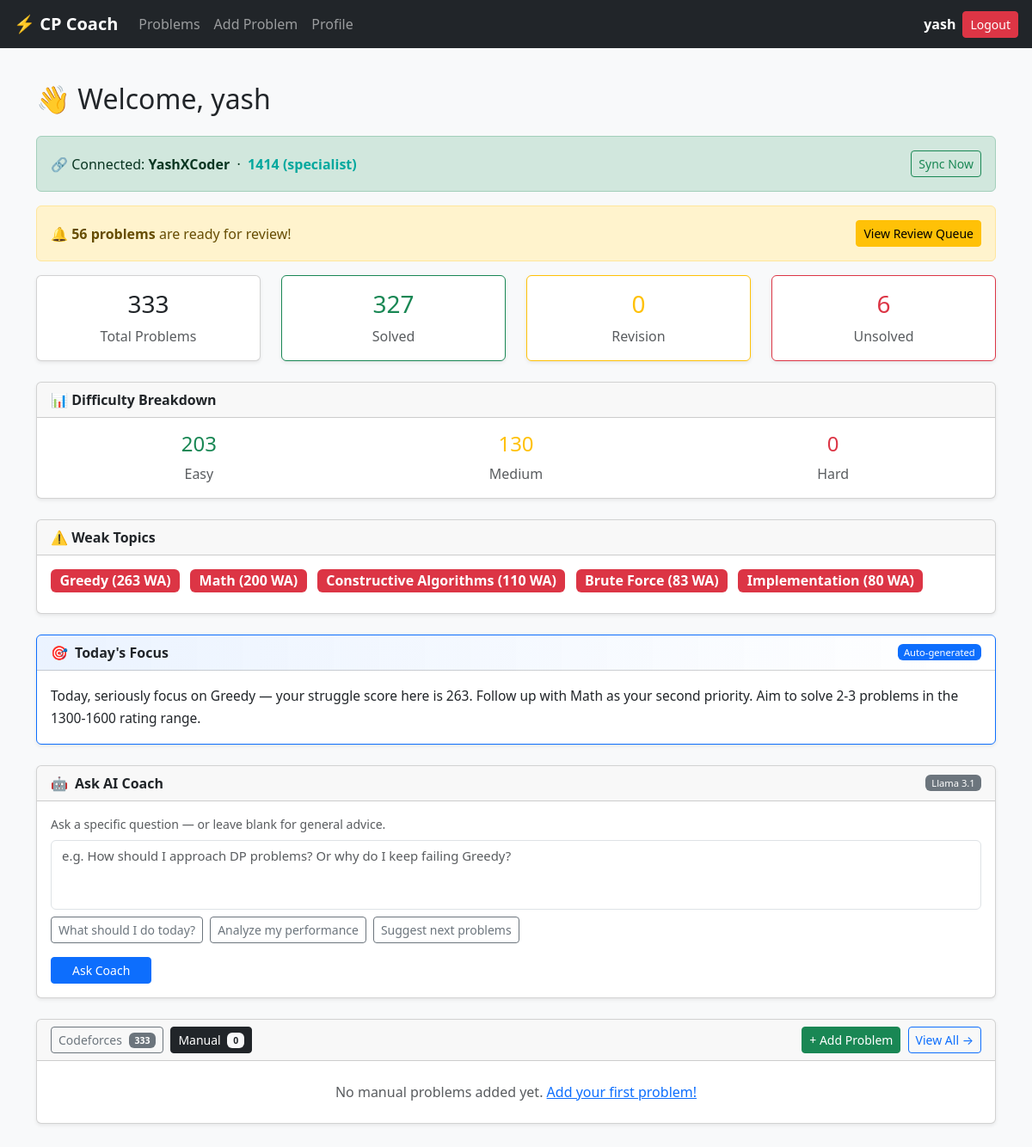
The app's page /?tab=manual (signed in) with its own data.
### core/models.py (models this page shows, shortened)
class UserProfile(models.Model):
    user = models.OneToOneField(User, on_delete=models.CASCADE, related_name='profile')
    cf_handle = models.CharField(max_length=100, blank=True)
    last_synced = models.DateTimeField(null=True, blank=True)
    last_cf_submission_id = models.BigIntegerField(null=True, blank=True)
    cf_rating = models.IntegerField(null=True, blank=True)
    cf_rank = models.CharField(max_length=50, blank=True)

class Topic(models.Model):
    name = models.CharField(max_length=100, unique=True)

### core/views/dashboard.py (the view)
# urls.py: path('', views.dashboard, name='dashboard'),
@login_required
def dashboard(request):
    user_problems = UserProblem.objects.filter(user=request.user)\
        .select_related('problem', 'problem__platform')\
        .prefetch_related('problem__topics')
    total = user_problems.count()
    solved = user_problems.filter(status='solved').count()
    revision = user_problems.filter(status='revision').count()
    unsolved = user_problems.filter(status='unsolved').count()
    easy = user_problems.filter(problem__difficulty='easy').count()
    medium = user_problems.filter(problem__difficulty='medium').count()
    hard = user_problems.filter(problem__difficulty='hard').count()
    weak_topics = get_weak_topics(user_problems)
    today_focus = get_rule_based_suggestion(weak_topics)  # rule-based, free
    recent = user_problems.order_by('-last_practiced')[:10]
    bell_count = user_problems.filter(review_priority__gt=50).count()
    profile = request.user.profile
    has_cf_handle = bool(profile.cf_handle)
    default_tab = 'cf' if has_cf_handle else 'manual'
    active_tab = request.GET.get('tab', default_tab)
    cf_problems = user_problems\
        .exclude(problem__platform__slug='manual')\
        .order_by('-last_practiced')[:10]
    manual_problems = user_problems\
        .filter(problem__platform__slug='manual')\
        .order_by('-last_practiced')
    cf_count = user_problems.exclude(problem__platform__slug='manual').count()
    manual_count = user_problems.filter(problem__platform__slug='manual').count()
    cf_color = get_cf_color(profile.cf_rank) if profile.cf_rank else None
    return render(request, 'core/dashboard.html', {
        'total': total,
        'solved': solved,
        'revision': revision,
        'unsolved': unsolved,
        'easy': easy,
        'medium': medium,
        'hard': hard,
        'weak_topics': weak_topics,
        'recent': recent,
        'bell_count': bell_count,
        'has_cf_handle': has_cf_handle,
        'profile': profile,
        'active_tab': active_tab,
        'cf_problems': cf_problems,
        'manual_problems': manual_problems,
        'cf_count': cf_count,
        'manual_count': manual_count,
        'cf_color': cf_color,
        'today_focus': today_focus,
    })

### core/cf_api.py (called while the page is built)
def get_cf_color(rank):
    if not rank:
        return "#000000"
    rank = rank.lower()
    if "legendary" in rank:
        return "#FF0000"
    elif "international" in rank and "grandmaster" in rank:
        return "#FF0000"
    elif "grandmaster" in rank:
        return "#FF0000"
    elif "international" in rank and "master" in rank:
        return "#FF8C00"
    elif "master" in rank:
        return "#FF8C00"
    elif "candidate" in rank:
        return "#AA00AA"
    elif "expert" in rank:
        return "#0000FF"
    elif "specialist" in rank:
        return "#03A89E"
    elif "pupil" in rank:
        return "#008000"
    else:
        return "#808080"  # newbie

### core/utils/ai_coach.py (called while the page is built)
def get_rule_based_suggestion(weak_topics):
    if not weak_topics:
        return None
    top = weak_topics[0]
    topic_name = top[0]
    score = top[1]
    second_line = ""
    if len(weak_topics) >= 2:
        second_line = f" Follow up with {weak_topics[1][0]} as your second priority."
    if score >= 10:
        intensity = "seriously focus on"
    elif score >= 5:
        intensity = "practice"
    else:
        intensity = "revisit"
    return (
        f"Today, {intensity} {topic_name} — your struggle score here is {score}."
        f"{second_line} "
        f"Aim to solve 2-3 problems in the 1300-1600 rating range."
    )

### core/utils/topics.py (called while the page is built)
def get_weak_topics(user_problems):
    topic_wrong_attempts = defaultdict(int)
    topic_problem_count = defaultdict(int)
    for up in user_problems.filter(status__in=['solved', 'revision']):
        for topic in up.problem.topics.all():
            topic_problem_count[topic.name] += 1
            topic_wrong_attempts[topic.name] += up.wrong_attempts
    weak = {
        topic: score
        for topic, score in topic_wrong_attempts.items()
        if topic_problem_count[topic] >= 2 and score > 0
    }
    return sorted(weak.items(), key=lambda x: x[1], reverse=True)[:5]

### core/templates/core/dashboard.html (shortened to what this page needs)
{% extends "base.html" %}
{% block content %}
<div class="container mt-4">
  <h2 class="mb-4">👋 Welcome, {{ user.username }}</h2>
  {% if has_cf_handle %}
    <div class="alert alert-success d-flex justify-content-between align-items-center">
      <span>🔗 Connected: <strong>{{ profile.cf_handle }}</strong>
        {% if profile.cf_rating %}
          &nbsp;·&nbsp;
          <strong style="color: {{ cf_color }}">
            {{ profile.cf_rating }} ({{ profile.cf_rank }})
          </strong>
        {% endif %}
      </span>
      <a href="{% url 'profile' %}" class="btn btn-sm btn-outline-success">Sync Now</a>
    </div>
  {% else %}
    <div class="alert alert-warning">
      ⚠️ Codeforces handle not connected —
      <a href="{% url 'profile' %}">go to Profile</a> and add your handle.
    </div>
  {% endif %}
  {% if bell_count > 0 %}
    <div class="alert alert-warning d-flex justify-content-between align-items-center">
      <span>🔔 <strong>{{ bell_count }} problems</strong> are ready for review!</span>
      <a href="{% url 'problem_list' %}?tab=cf&sort=priority"
         class="btn btn-sm btn-warning">View Review Queue</a>
    </div>
  {% endif %}
  <div class="row mb-4">
    <div class="col-md-3">
      <div class="card text-center shadow-sm">
        <div class="card-body">
          <h3>{{ total }}</h3>
          <p class="mb-0 text-muted">Total Problems</p>
        </div>
      </div>
    </div>
    <div class="col-md-3">
      <div class="card text-center shadow-sm border-success">
        <div class="card-body">
          <h3 class="text-success">{{ solved }}</h3>
          <p class="mb-0 text-muted">Solved</p>
        </div>
      </div>
    </div>
    <div class="col-md-3">
      <div class="card text-center shadow-sm border-warning">
        <div class="card-body">
          <h3 class="text-warning">{{ revision }}</h3>
          <p class="mb-0 text-muted">Revision</p>
        </div>
      </div>
    </div>
    <div class="col-md-3">
      <div class="card text-center shadow-sm border-danger">
        <div class="card-body">
          <h3 class="text-danger">{{ unsolved }}</h3>
          <p class="mb-0 text-muted">Unsolved</p>
        </div>
      </div>
    </div>
  </div>
  <div class="card mb-4 shadow-sm">
    <div class="card-header fw-semibold">📊 Difficulty Breakdown</div>
    <div class="card-body">
      <div class="row text-center">
        <div class="col">
          <h4 class="text-success">{{ easy }}</h4>
          <p class="text-muted mb-0">Easy</p>
        </div>
        <div class="col">
          <h4 class="text-warning">{{ medium }}</h4>
          <p class="text-muted mb-0">Medium</p>
        </div>
        <div class="col">
          <h4 class="text-danger">{{ hard }}</h4>
          <p class="text-muted mb-0">Hard</p>
        </div>
      </div>
    </div>
  </div>
  <div class="card mb-4 shadow-sm">
    <div class="card-header fw-semibold">⚠️ Weak Topics</div>
    <div class="card-body">
      {% if weak_topics %}
        {% for topic, score in weak_topics %}
          <span class="badge bg-danger me-2 mb-2 fs-6">
            {{ topic }} ({{ score }} WA)
          </span>
        {% endfor %}
      {% endif %}
    </div>
  </div>
  {% if today_focus %}
  <div class="card mb-4 shadow-sm border-primary">
    <div class="card-header fw-semibold d-flex align-items-center gap-2"
         style="background: linear-gradient(90deg, #0d6efd15, transparent);">
      🎯 <span>Today's Focus</span>
      <span class="badge bg-primary ms-auto" style="font-size: 0.7rem; font-weight: 500;">
        Auto-generated
      </span>
    </div>
    <div class="card-body">
      <p class="mb-0" style="line-height: 1.7; font-size: 0.97rem;">
        {{ today_focus }}
      </p>
    </div>
  </div>
  {% endif %}
  <div class="card mb-4 shadow-sm" id="ai-coach-card">
    <div class="card-header fw-semibold d-flex align-items-center gap-2">
      🤖 <span>Ask AI Coach</span>
      <span class="badge bg-secondary ms-auto" style="font-size: 0.7rem; font-weight: 500;">
        Llama 3.1
      </span>
    </div>
    <div class="card-body">
      <p class="text-muted mb-2" style="font-size: 0.88rem;">
        Ask a specific question — or leave blank for general advice.
      </p>
      <textarea
        id="coach-question"
        class="form-control mb-2"
        rows="3"
        placeholder="e.g. How should I approach DP problems? Or why do I keep failing Greedy?"
        style="resize: none; font-size: 0.93rem;"
      ></textarea>
      <div class="d-flex flex-wrap gap-2 mb-3">
        <button class="btn btn-outline-secondary btn-sm ai-btn" data-q="What should I do today?">
          What should I do today?
        </button>
        <button class="btn btn-outline-secondary btn-sm ai-btn" data-q="Analyze my performance based on weak topics">
          Analyze my performance
        </button>
        <button class="btn btn-outline-secondary btn-sm ai-btn" data-q="Suggest next problems for me">
          Suggest next problems
        </button>
      </div>
      <button class="btn btn-primary btn-sm px-4" id="ask-coach-btn">
        Ask Coach
      </button>
    </div>
  </div>
  <div class="card shadow-sm mb-4">
    <div class="card-header d-flex justify-content-between align-items-center">
      <div>
        {% if has_cf_handle %}
          <a href="?tab=cf"
             class="btn btn-sm me-1 {% if active_tab == 'cf' %}btn-dark{% else %}btn-outline-secondary{% endif %}">
            Codeforces
            <span class="badge ms-1 {% if active_tab == 'cf' %}bg-light text-dark{% else %}bg-secondary{% endif %}">
              {{ cf_count }}
            </span>
          </a>
        {% endif %}
        <a href="?tab=manual"
           class="btn btn-sm {% if active_tab == 'manual' %}btn-dark{% else %}btn-outline-secondary{% endif %}">
          Manual
          <span class="badge ms-1 {% if active_tab == 'manual' %}bg-light text-dark{% else %}bg-secondary{% endif %}">
            {{ manual_count }}
          </span>
        </a>
      </div>
      <div>
        {% if active_tab == 'manual' %}
          <a href="{% url 'add_problem' %}" class="btn btn-sm btn-success me-1">+ Add Problem</a>
        {% endif %}
        <a href="{% url 'problem_list' %}?tab={{ active_tab }}"
           class="btn btn-sm btn-outline-primary">View All →</a>
      </div>
    </div>
    <div class="card-body p-0">
      {% if active_tab == 'cf' %}
        {% if cf_problems %}
          <ul class="list-group list-group-flush">
            {% for up in cf_problems %}
              <li class="list-group-item d-flex justify-content-between align-items-center">
                <div>
                  <a href="{{ up.problem.link }}" target="_blank" class="text-decoration-none">
                    {{ up.problem.title }}
                  </a>
                  {% if up.review_priority > 30 %}
                    <span title="Review recommended" class="ms-1">🔔</span>
                  {% endif %}
                  {% if up.wrong_attempts > 0 %}
                    <small class="text-danger ms-2">⚠️ {{ up.wrong_attempts }} WA</small>
                  {% endif %}
                </div>
                <div class="d-flex align-items-center gap-2">
                  <span class="badge bg-secondary">{{ up.problem.difficulty }}</span>
                  <small class="text-muted">{{ up.last_practiced|date:"d M Y" }}</small>
                  <a href="{% url 'edit_problem' up.pk %}"
                     class="btn btn-sm btn-outline-secondary py-0 px-2">✏️</a>
                </div>
              </li>
            {% endfor %}
          </ul>
          <div class="text-center py-2 border-top">
            <a href="{% url 'problem_list' %}?tab=cf" class="text-muted small">
              View all {{ cf_count }} Codeforces problems →
            </a>
          </div>
        {% else %}
          <div class="p-4 text-center text-muted">
            No Codeforces problems found — <a href="{% url 'profile' %}">sync your submissions!</a>
          </div>
        {% endif %}
      {% else %}
        {% if manual_problems %}
          <ul class="list-group list-group-flush">
            {% for up in manual_problems %}
              <li class="list-group-item d-flex justify-content-between align-items-center">
                <div>
                  <span class="fw-semibold">{{ up.problem.title }}</span>
                  <small class="text-muted ms-2">{{ up.status }}</small>
                  {% for topic in up.problem.topics.all %}
                    <span class="badge bg-light text-dark border ms-1" style="font-size:11px;">
                      {{ topic.name }}
                    </span>
                  {% endfor %}
                </div>
                <div class="d-flex align-items-center gap-2">
                  <span class="badge bg-secondary">{{ up.problem.difficulty }}</span>
                  <a href="{% url 'edit_problem' up.pk %}"
                     class="btn btn-sm btn-outline-secondary py-0 px-2">✏️</a>
                  <a href="{% url 'delete_problem' up.pk %}"
                     class="btn btn-sm btn-outline-danger py-0 px-2"
                     onclick="return confirm('Delete {{ up.problem.title }}?')">🗑️</a>
                </div>
              </li>
            {% endfor %}
          </ul>
        {% else %}
          <div class="p-4 text-center text-muted">
            No manual problems added yet.
            <a href="{% url 'add_problem' %}">Add your first problem!</a>
          </div>
        {% endif %}
      {% endif %}
    </div>
  </div>
</div>
{% endblock %}

### core/templates/base.html (shortened to what this page needs)
{% load static %}
<!DOCTYPE html>
<html lang="en">
<head>
  <link href="https://cdn.jsdelivr.net/npm/bootstrap@5.3.0/dist/css/bootstrap.min.css" rel="stylesheet">
</head>
<body class="bg-light">
  <nav class="navbar navbar-expand-lg navbar-dark bg-dark px-3">
    <a class="navbar-brand fw-bold" href="{% url 'dashboard' %}">⚡ CP Coach</a>
    <div class="collapse navbar-collapse">
      <ul class="navbar-nav me-auto">
        <li class="nav-item">
          <a class="nav-link" href="{% url 'problem_list' %}">Problems</a>
        </li>
        <li class="nav-item">
          <a class="nav-link" href="{% url 'add_problem' %}">Add Problem</a>
        </li>
        <li class="nav-item">
          <a class="nav-link" href="{% url 'profile' %}">Profile</a>
        </li>
      </ul>
      <ul class="navbar-nav ms-auto align-items-center gap-2">
        {% if user.is_authenticated %}
          <li class="nav-item">
            <span class="text-white fw-semibold">{{ user.username }}</span>
          </li>
          <li class="nav-item">
            <form method="POST" action="{% url 'logout' %}"
                  onsubmit="return confirm('Are you sure you want to logout?')">
              <button type="submit" class="btn btn-danger btn-sm">Logout</button>
            </form>
          </li>
        {% else %}
          <li class="nav-item">
            <a class="nav-link" href="{% url 'login' %}">Login</a>
          </li>
        {% endif %}
      </ul>
    </div>
  </nav>
  <div id="toast-container" class="position-fixed top-0 end-0 p-3" style="z-index: 9999;"></div>
  <main class="py-3">
    {% block content %}{% endblock %}
  </main>
</body>
</html>

### records on screen
UserProfile: cf_handle "YashXCoder", cf_rating "1414", cf_rank "specialist"
Topic: weak_topics "Greedy"
Topic: weak_topics "Math"
Topic: weak_topics "Constructive Algorithms"
Topic: weak_topics "Brute Force"
Topic: weak_topics "Implementation"

### other values on screen
{{ user.username }} "yash"
{{ bell_count }} "56"
{{ total }} "333"
{{ solved }} "327"
{{ revision }} "0"
{{ unsolved }} "6"
{{ easy }} "203"
{{ medium }} "130"
{{ hard }} "0"
{{ score }} "263" "200" "110" "83" "80"
{{ today_focus }} "Today, seriously focus on Greedy — your struggle score here is 263. Follow up with Math as your second priority. Aim to solve 2-3 problems in the 1300-1600 rating range."
{{ cf_count }} "333"
{{ manual_count }} "0"
